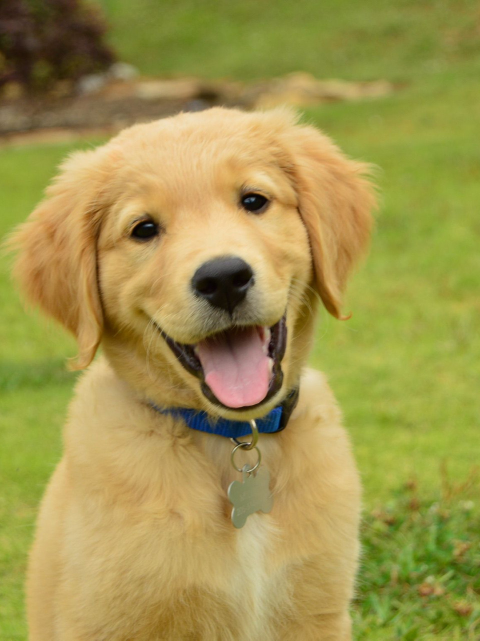
#> input picture lab3/dog2.jpeg, 960 x 1281 px, given in place of anant.jpeg, which was not available (shown at 1/2 size)
$ jupyter execute lab3.ipynb   (text cells are left out)
#> lines starting #> are read from the running program, lines starting #| are printed output that depends on the picture; long printed decimals are rounded; pictures that were not available may be replaced by others from this repository, and a replacement may not be noted
[cell 1]
from PIL import Image

[cell 2]
image1 = Image.open('anant.jpeg')
#> image1 is the input picture: PIL image 960x1281 RGB; mean R, G, B 160.8, 149.3, 78.1
image2 = Image.open('cat.jpeg')
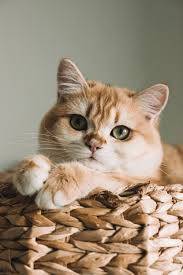
#> input picture lab3/cat.jpeg, 183 x 275 px
#> image2 is the input picture: PIL image 183x275 RGB; mean R, G, B 155.7, 139.5, 119.5

if image1.size != image2.size:
    image2= image2.resize(image1.size)
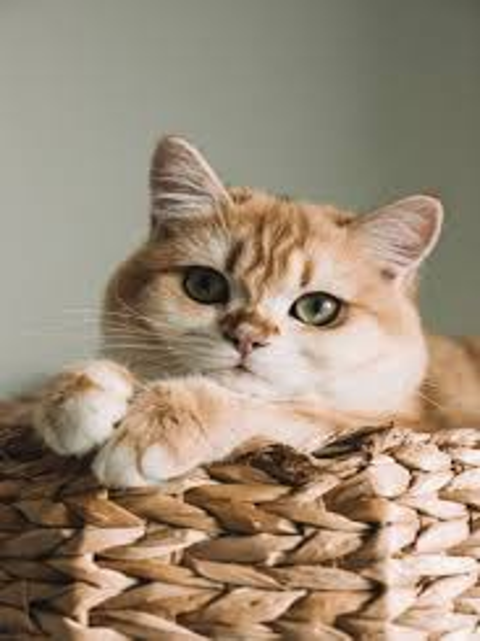
#> image2: PIL image 960x1281 RGB (shown at 1/2 size); mean R, G, B 155.7, 139.5, 119.6

alpha =0.5  # more alpha more image2 will appear
result_image = Image.blend(image1, image2, alpha)
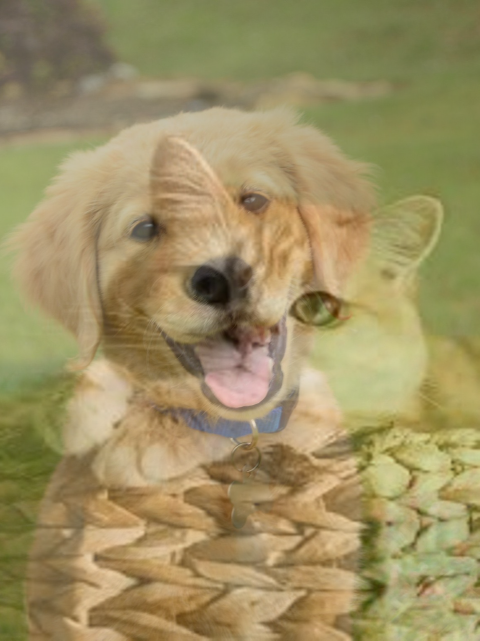
#> result_image: PIL image 960x1281 RGB (shown at 1/2 size); mean R, G, B 158, 144.1, 98.6

image1.show(title='Image 1')
image2.show(title='Image 2')
result_image.show(title='Result')

[cell 3]
from PIL import ImageChops
import numpy as np

[cell 4]
image1 = Image.open('anant.jpeg')
image2 = Image.open('cat.jpeg')

if image1.size != image2.size:
    image2= image2.resize(image1.size)

result_image = Image.new('RGB', image1.size)
#> result_image: PIL image 960x1281 RGB; every value is 0

for x in range(image1.width):
    for y in range(image1.height):
        pixel1 = image1.getpixel((x, y))
        pixel2 = image2.getpixel((x, y))

        result_pixel = tuple(max(0, min(255, c1 - c2)) for c1, c2 in zip(pixel1, pixel2))

        result_image.putpixel((x, y), result_pixel)
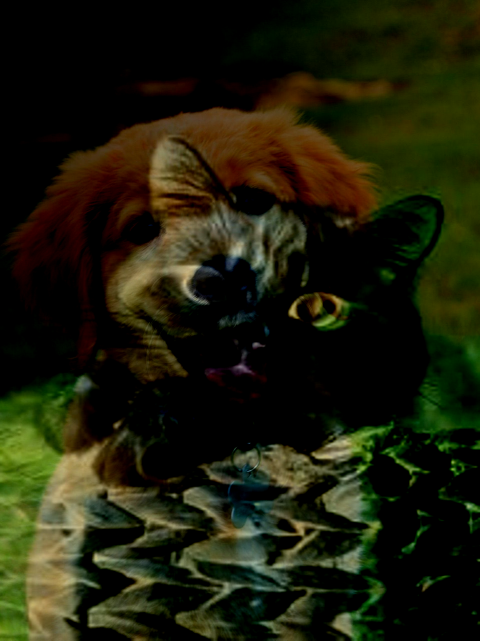
#> result_image: PIL image 960x1281 RGB (shown at 1/2 size); mean R, G, B 29.4, 30.2, 10.7

image1.show(title='Image 1')
image2.show(title='Image 2 (Resized)')
result_image.show(title='Result (Subtraction)')

[cell 5]
from PIL import ImageStat

[cell 6]
image =Image.open('anant.jpeg')
stat= ImageStat.Stat(image)
meanValue_Array= stat.mean
#> meanValue_Array = [160.8, 149.3, 78.06]
print(meanValue_Array)
#| [160.774, 149.288, 78.063]
mean_across_all_channels = sum(meanValue_Array)/len(meanValue_Array)
#> mean_across_all_channels = 129.4
print("mean across all channels: " ,mean_across_all_channels)
#| mean across all channels:  129.375

[cell 7]
def vary_brightness(image_path, target_mean):

#> called with image_path = 'anant.jpeg', target_mean = 300
    image = Image.open(image_path)
    stat = ImageStat.Stat(image)
    current_mean = stat.mean
#> current_mean = [160.8, 149.3, 78.06]

    brightness_factor = target_mean / current_mean[0]
#> brightness_factor = 1.87

    adjusted_image = Image.eval(image, lambda x: int(x * brightness_factor))
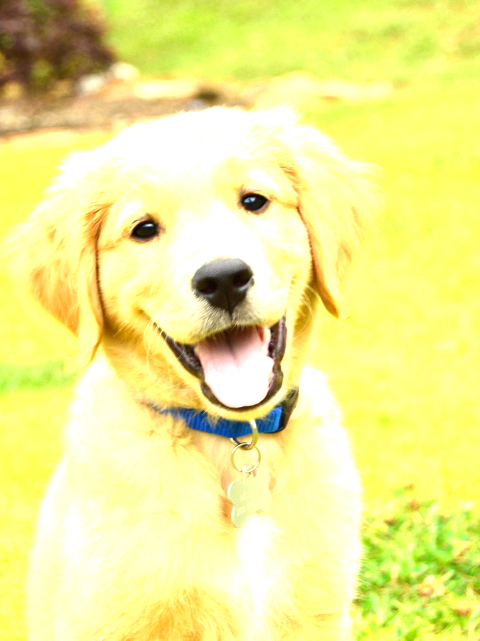
#> adjusted_image: PIL image 960x1281 RGB (shown at 1/2 size); mean R, G, B 239.4, 236.9, 143.5

    image.show(title='Original Image')
    adjusted_image.show(title=f'Adjusted Image (Target Mean: {target_mean})')


image_path = 'anant.jpeg'
target_mean_value = 300
vary_brightness(image_path, target_mean_value)
